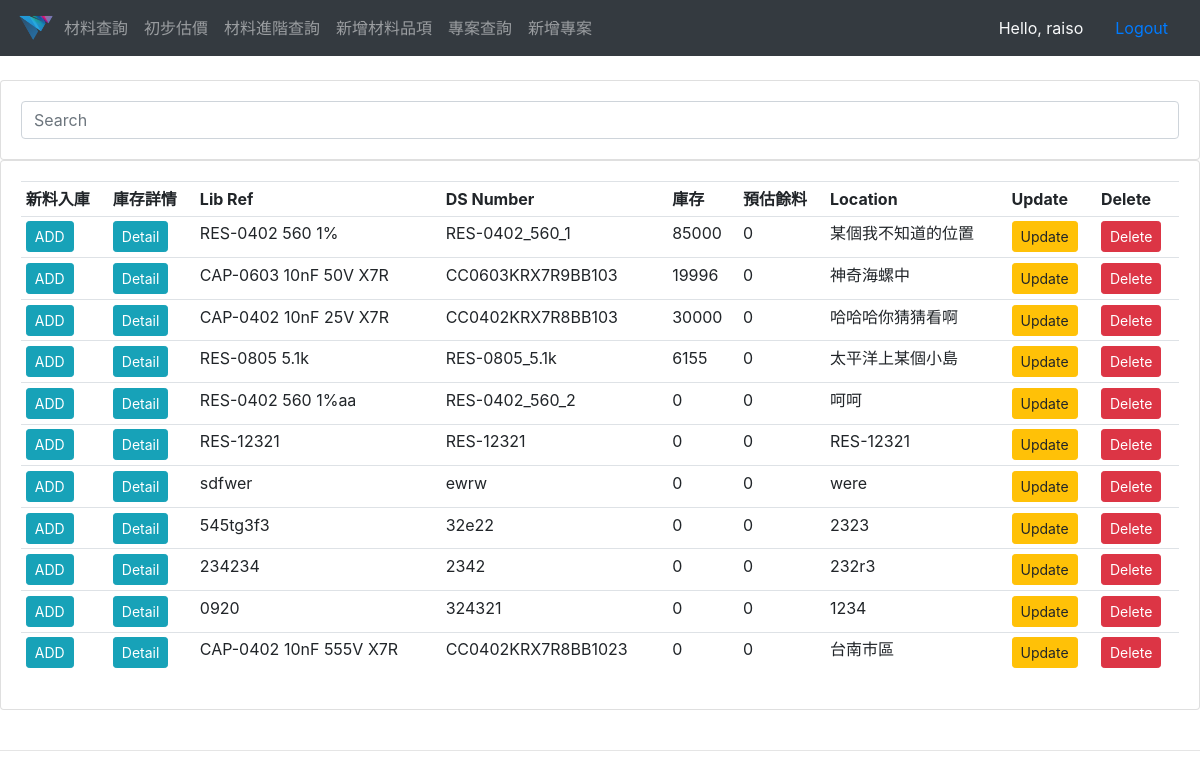
The app's page / (signed in), older data.
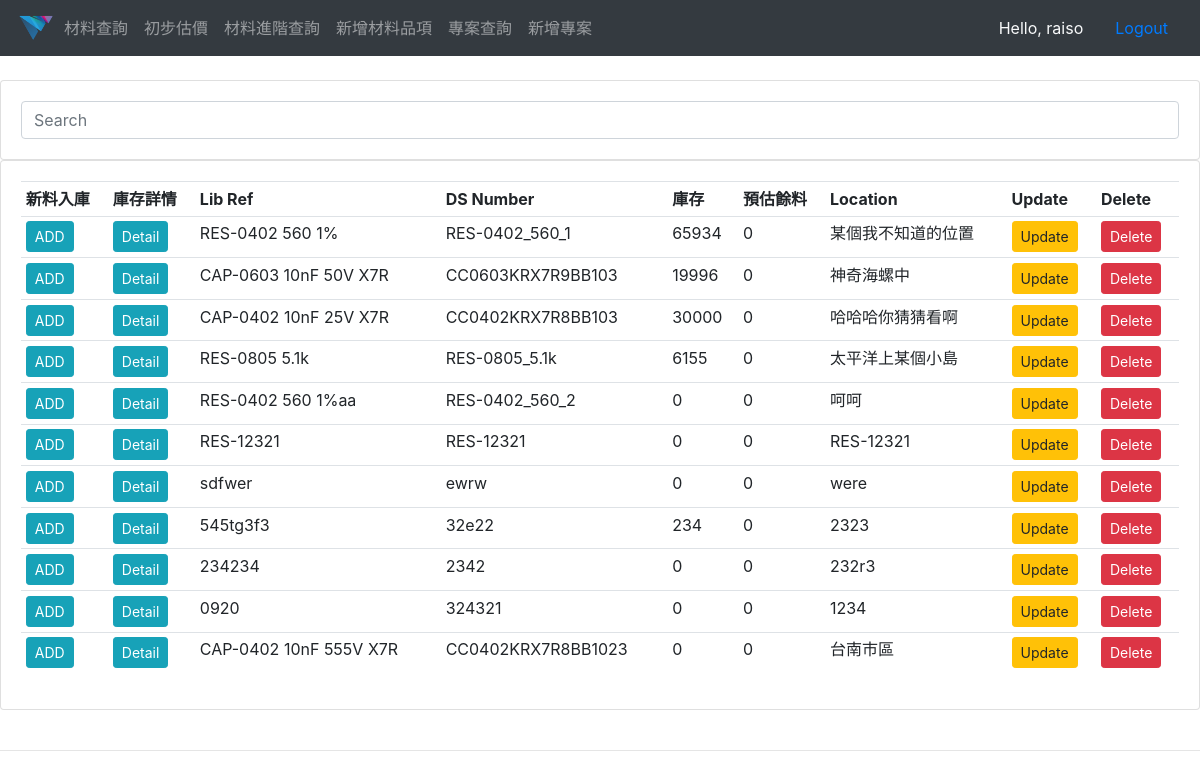
The same page, newer data.
### material_management_system/models.py (models this page shows, shortened)
class Item(models.Model):
    STATUS = (
        ('YES', 'YES'),
        ('NO', 'NO'),
    )
    lib_ref = models.CharField(max_length=50, blank=True)
    ds_number = models.CharField(max_length=20, unique=True)
    part_number = models.CharField(max_length=50, null=True, blank=True)
    location = models.CharField(max_length=200, null=True, blank=True)
    expected_count = models.IntegerField(null=True)
    feature = models.TextField(blank=True, null=True)
    date_created = models.DateTimeField(auto_now_add=True)
    free_count = models.IntegerField(default=0)
    unavailable_count = models.IntegerField(default=0)
    is_group = models.CharField(max_length=5, choices=STATUS, default='YES')

### material_management_system/views.py (the view)
# urls.py: path('', views.material_search, name="material_search"),
@login_required(login_url='login')
def material_search(request):
    qs = Item.objects.all()
    itemFilter = ItemFilterTermFreq(request.GET, queryset=qs)
    qs = itemFilter.qs
    n = min(len(qs), 15)
    context = {'item_set': qs, 'itemFilter': itemFilter}
    return render(request, 'material_search.html', context)

### templates/material_search.html
{% extends 'main.html' %}
{% block content %}
<br>
<form method="get">
    <div class="card card-body">
        <div class="input-group rounded">
          <input name={{ itemFilter.form.feature.name }} id={{ itemFilter.form.feature.id_for_label }} type="search" class="form-control rounded" placeholder="Search" aria-label="Search" aria-describedby="search-addon" />
        </div>
    </div>
</form>
<div class="card card-body">
        <table class="table table-sm">
            <tr>
                <th>新料入庫</th>
                <th>庫存詳情</th>
                <th>Lib Ref</th>
                <th>DS Number</th>
                <th>庫存</th>
                <th>預估餘料</th>
                <th>Location</th>
                <th>Update</th>
                <th>Delete</th>
            </tr>
            {% for it in item_set %}
                <tr>
                    <td><a class="btn btn-sm btn-info" href="{% url 'new_material' it.id %}">ADD</a></td>
                    <td><a class="btn btn-sm btn-info" href="{% url 'item_detail' it.id %}">Detail</a></td>
                    <td>{{ it.lib_ref }}</td>
                    <td>{{ it.ds_number }}</td>
                    <td>{{ it.free_count }}</td>
                    <td>{{ it.unavailable_count }}</td>
                    <td>{{ it.location }}</td>
                    <td><a class="btn btn-sm btn-warning" href="{% url 'update_item' it.id %}">Update</a></td>
                    <td><a class="btn btn-sm btn-danger" href="{% url 'delete_item' it.id %}">Delete</a></td>
                </tr>
            {% endfor %}
        </table>
    </div>
<br>
{% endblock %}

### templates/main.html (shortened to what this page needs)
{% load static %}
<!DOCTYPE html>
<html lang="en">
<head>
    <link rel="stylesheet" href="https://cdn.jsdelivr.net/npm/bootstrap@4.3.1/dist/css/bootstrap.min.css"
>
    <link href="https://cdnjs.cloudflare.com/ajax/libs/font-awesome/5.13.0/css/all.min.css" rel="stylesheet">
</head>
<body>
{% include 'navbar.html' %}
{% block content %}
{% endblock %}
<hr>
</body>
</html>

### templates/navbar.html (shortened to what this page needs)
{% load static %}
<nav class="navbar navbar-expand-lg navbar-dark bg-dark">
    <img src="{% static 'images/logo.png' %}" alt="DS_LOGO" height="40">
    <div class="collapse navbar-collapse" id="navbarNav">
        <ul class="navbar-nav">
            <li class="nav-item">
                <a class="nav-link" href="{% url 'material_search' %}">材料查詢</a>
            </li>
            <li class="nav-item">
                <a class="nav-link" href="{% url 'materials_price' %}">初步估價</a>
            </li>
            <li class="nav-item">
                <a class="nav-link" href="{% url 'material_detail_search' %}">材料進階查詢</a>
            </li>
            <li class="nav-item">
                <a class="nav-link" href="{% url 'new_item' %}">新增材料品項</a>
            </li>
            <li class="nav-item">
                <a class="nav-link" href="{% url 'project_search' %}">專案查詢</a>
            </li>
            <li class="nav-item">
                <a class="nav-link" href="{% url 'new_project' %}">新增專案</a>
            </li>
        </ul>
    </div>
  <span class="hello-msg nav-link text-light" >Hello, {{request.user}}</span>
  <span ><a  class="hello-msg nav-link" href="{% url 'logout' %}">Logout</a></span>
</nav>

Row changes from the older to the newer data that the page shows:
changed Item "RES-0402 560 1%": free_count "85000" → "65934"
changed Item "545tg3f3": free_count "0" → "234"
